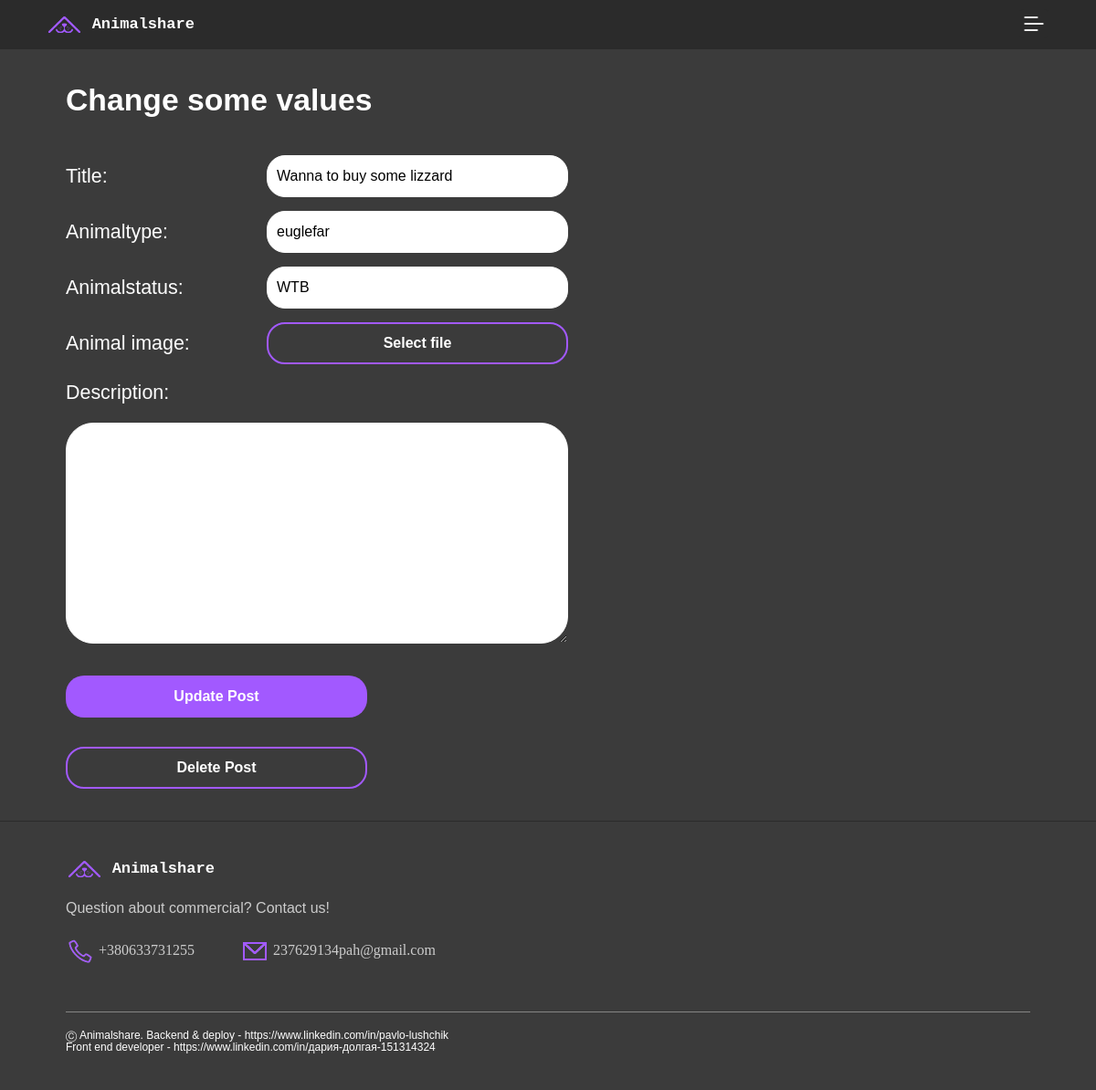
The page /post/7/update (signed in) on the database its author committed.
### blog/models.py (models this page shows, shortened)
class Post(models.Model):
    title = models.CharField(max_length=100)
    animaltype = models.CharField(max_length=50)
    animalstatus = models.CharField(max_length=50, null=True)
    description = models.TextField()
    animal_image = models.ImageField(default='default_animal.jpg', upload_to='animal_pics')
    date_posted = models.DateTimeField(default=timezone.now)
    author = models.ForeignKey(User, on_delete=models.CASCADE)

### blog/views.py (the view, shortened to what this page needs)
# urls.py: path('post/<int:pk>/update', PostUpdateView.as_view(), name='post-update'),
class PostUpdateView(LoginRequiredMixin, UserPassesTestMixin, UpdateView):
    model = Post
    fields = ['title', 'animaltype', 'animalstatus', 'description', 'animal_image']
    template_name = 'blog/post_update.html'
    def test_func(self):
        post = self.get_object()
        if self.request.user == post.author:
            return True
        return False #функция которая позволяет редактировать только те посты, автором которых является пользователь

### animalshare/context_processors.py (called while the page is built)
def unread_messages_count(request):
    if request.user.is_authenticated:
        count = usertouser.objects.filter(recipient=request.user, is_read=False).count()
        return {'unread_messages_count': count}
    return {}

def cart_total_quantity(request):
    total_quantity = 0
    if request.user.is_authenticated:
        user = request.user
        total_quantity = Carts.objects.filter(user=user).aggregate(total_quantity=Sum('quantity'))['total_quantity'] or 0
    else:
        session_key = request.session.session_key
        total_quantity = Carts.objects.filter(session_key=session_key).aggregate(total_quantity=Sum('quantity'))['total_quantity'] or 0
    return {'total_quantity': total_quantity}

def categories(request):
    categories = Categories.objects.all()  # Получаем все категории
    return {'categories': categories}

### blog/templates/blog/post_update.html (shortened to what this page needs)
{% extends "base.html" %}
{% load static %}
{% block content %}
<section class="create-smt">
    <div class="wrapper">
<form class="create-smt-form" method="POST" enctype="multipart/form-data">
    <h2 class="create-smt__title workSans-h4-h3">Change some values</h2>
    <div class="create-smt-form__input-cont">
      <label class="workSans-base-body" for="id_title">Title:</label>
      <input
        class="form-input form-input--without-img workSans-base"
        maxlength="100"
        type="text"
        name="title"
        id="id_title"
        value="{% if form.title.value %}{{ form.title.value }}{% endif %}"
        required
      />
    </div>
    <div class="create-smt-form__input-cont">
      <label class="workSans-base-body" for="id_animaltype"
        >Animaltype:</label
      >
      <input
        class="form-input form-input--without-img workSans-base"
        type="text"
        name="animaltype"
        id="id_animaltype"
        value="{% if form.animaltype.value %}{{ form.animaltype.value }}{% endif %}"
        maxlength="50"
        required
      />
    </div>
    <div class="create-smt-form__input-cont">
      <label class="workSans-base-body" for="id_animalstatus"
        >Animalstatus:</label
      >
      <input
        class="form-input form-input--without-img workSans-base"
        type="text"
        name="animalstatus"
        id="id_animalstatus"
        value="{% if form.animalstatus.value %}{{ form.animalstatus.value }}{% endif %}"
        maxlength="50"
        required
      />
    </div>
    <div class="create-smt-form__input-cont">
      <p class="workSans-base-body">Animal image:</p>
      <label
        class="select-file-label btn btn--form btn--Outlined btn--Tertiary workSans-btns"
        for="id_animal_image"
        >Select file</label
      >
    </div>
    <div
      class="create-smt-form__input-cont create-smt-form__input-cont--column"
    >
      <label class="workSans-base-body" for="id_description"
        >Description:</label
      >
      <textarea
        class="textarea workSans-base"
        name="description"
        cols="40"
        rows="10"
        id="id_description"
        value="{% if form.description.value %}{{ form.description.value }}{% endif %}"
        required
      ></textarea>
    </div>
    <button
      class="btn btn--form btn--Filled btn--Tertiary btn--margin-top20 workSans-btns"
      type="submit"
    >
      Update Post
    </button>
  </form><br><br>
  <a href="{% url 'post-delete' post.id %}"
    class="a-as-btn btn btn--form btn--Outlined btn--Tertiary workSans-btns"
    >Delete Post</a>
  </div>
</section>
{% endblock content %}

### blog/static/css/style.css (style rules this page uses)
:root { --main-primary-color: #2b2b2b; --main-secondary-color: #3b3b3b; --elem-primary-color: #ffffff; --elem-secondary-color: #a259ff; --elem-tertiary-color: #cccccc; --elem-fourth-color: #858584; --elem-error-color: #870f0f; --elem-shadow-color: #3b3b3ba5; --primary-font: "Work Sans", "Trebuchet MS", Helvetica, sans-serif; --secondary-font: "Space Mono", "Lucida Console", Monaco, monospace; }
*, *::after, *::before { box-sizing: border-box; margin: 0; padding: 0; }
a { text-decoration: none; color: var(--elem-primary-color); text-underline-position: from-font; text-decoration-skip-ink: none; }
button { cursor: pointer; }
body { background-color: var(--main-primary-color); color: var(--elem-primary-color); text-underline-position: from-font; text-decoration-skip-ink: none; }
.workSans-btns { font-family: "Work Sans", "Trebuchet MS", Helvetica, sans-serif; font-weight: 600; font-size: 1rem; line-height: 1.375rem; }
.workSans-base { font-family: "Work Sans", "Trebuchet MS", Helvetica, sans-serif; font-size: 1rem; font-weight: 400; line-height: 1.375rem; }
.workSans-base-body { font-family: "Work Sans", "Trebuchet MS", Helvetica, sans-serif; font-weight: 400; font-size: clamp(1rem, 0.845rem + 0.66vw, 1.375rem); line-height: clamp(1.375rem, 1.038rem + 1.44vw, 2.188rem); }
.workSans-h4-h3 { font-family: "Work Sans", "Trebuchet MS", Helvetica, sans-serif; font-weight: 600; font-size: clamp(1.75rem, 0.931rem + 1.57vw, 2.188rem); line-height: clamp(2.438rem, 2.088rem + 0.67vw, 2.625rem); }
.btn { color: var(--elem-primary-color); padding: 0px 50px; border-radius: 20px; }
.btn--Outlined { background-color: transparent; border: 2px solid var(--elem-secondary-color); }
.btn--Filled { background-color: var(--elem-secondary-color); border: 2px solid transparent; }
.btn--Tertiary { height: 46px; }
.btn--form { width: calc(100vw - 60px); max-width: 330px; }
.btn--margin-top20 { margin-top: 20px; }
.a-as-btn { display: flex; align-items: center; justify-content: center; }
.wrapper, .wrapper-header { margin-left: 30px; margin-right: 30px; }
@media screen and (min-width: 834px) { .wrapper { margin-left: 72px; margin-right: 72px; } }
.form-input { background-size: 20px; background-repeat: no-repeat; background-position: 20px center; background-color: var(--elem-primary-color); border: 1px solid var(--elem-primary-color); border-radius: 20px; height: 46px; padding-left: 52px; width: calc(100vw - 60px); max-width: 330px; }
.form-input--without-img { padding: 0px 10px; }
.textarea { background-color: var(--elem-primary-color); border: 1px solid var(--elem-primary-color); border-radius: 30px; padding: 10px; width: calc(100vw - 60px); max-width: 550px; }
.create-smt { background-color: var(--main-secondary-color); border-bottom: 1px solid var(--main-primary-color); }
.create-smt-form__input-cont { display: flex; flex-direction: row; justify-content: space-between; flex-wrap: wrap; align-items: center; gap: 15px; width: calc(100vw - 60px); max-width: 550px; }
.create-smt-form__input-cont--column { flex-direction: column; align-items: flex-start; }
.change-profile-form, .create-smt-form { display: flex; flex-direction: column; gap: 15px; }
.select-file-label { align-content: center; text-align: center; cursor: pointer; }
.create-smt { padding-bottom: 35px; }
.create-smt__title { padding: 35px 0px 25px; }

### rows shown on the page
Post: title "Wanna to buy some lizzard", animaltype "euglefar", animalstatus "WTB"
